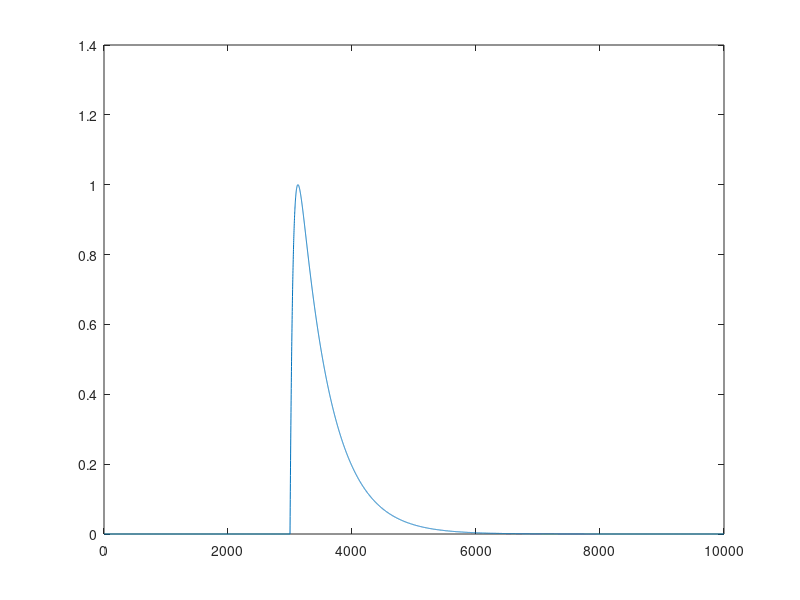

MATLAB code to generate this figure:

s = 1; %(mV)
norm = 0.6968;

tau1 = 50; %(ms)
tau2 = 5; %(ms)

dt = 10;
T0 = 1000 * dt;

V = zeros(1, T0);

spiketime = 3000;

for t=2000:T0
    if t >= spiketime
        exp1 = exp(-(t-spiketime)/dt/tau1);
        exp2 = exp(-(t-spiketime)/dt/tau2);
        V(t) = s/norm * (exp1 - exp2);
    end;
end;

plot(V);